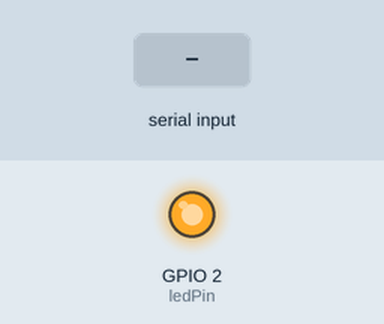
This sketch was run on a simulated ESP32. Parts: output pins drawn as LEDs (lit = HIGH). The inputs (shaded band) are chosen by the test bench. EEPROM starts erased; nothing arrives over Bluetooth unless stated; what the sketch prints to the serial monitor is not drawn.

Above: at 1.2 s.
1.3 s: "led_off\n" received over the second serial link
At 2.5 s:
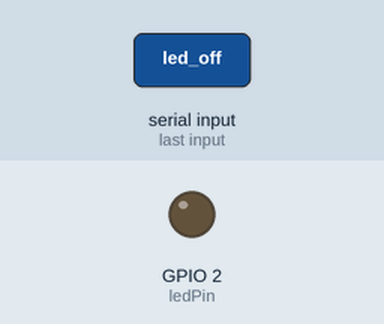
2.8 s: "led_on\n" received over the second serial link
At 3.7 s:
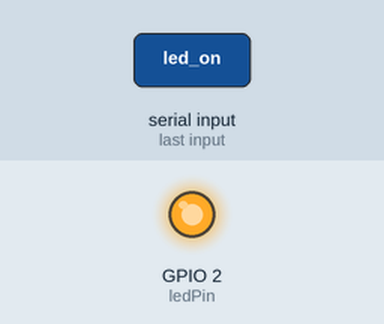
Timing chart, 0 to 5.8 s (numbered marks = the images above; inputs shaded):
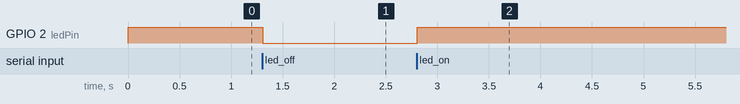

Measured:
- after the input at 1.3 s, GPIO 2 (ledPin): HIGH → LOW at once
- after the input at 2.8 s, GPIO 2 (ledPin): LOW → HIGH at once

The sketch:

Bluetooth_EEPROM_Basic.ino
```cpp
#include "BluetoothSerial.h"
#include <EEPROM.h>

// Check if Bluetooth configs are enabled
#if !defined(CONFIG_BT_ENABLED) || !defined(CONFIG_BLUEDROID_ENABLED)
#error Bluetooth is not enabled! Please run `make menuconfig` to enable it
#endif

// Bluetooth Serial object
BluetoothSerial SerialBT;

// GPIO where LED is connected to
const int ledPin =  2;

// Handle received messages
int ledState = HIGH;         // the current state of the output pin
String message = "";

void setup() {
  pinMode(ledPin, OUTPUT);
  Serial.begin(115200);
  // Bluetooth device name
  SerialBT.begin("ESP32");
  Serial.println("The device started, now you can pair it with bluetooth!");

  // initialize EEPROM with predefined size
  EEPROM.begin(1);
  // read the last LED state from flash memory
  ledState = EEPROM.read(0);
  // set the LED to the last stored state
  digitalWrite(ledPin, ledState);

}

void loop() {
  // Read received messages (LED control command)
  if (SerialBT.available()) {
    char incomingChar = SerialBT.read();
    if (incomingChar != '\n') {
      message += String(incomingChar);
    } else {
      message.trim(); // Remove any leading/trailing spaces
      Serial.write(incomingChar);

      if (message == "led_on") {
        digitalWrite(ledPin, HIGH);
        SerialBT.println("LED is ON");
      } else if (message == "led_off") {
        digitalWrite(ledPin, LOW);
        SerialBT.println("LED is OFF");
      } else {
        SerialBT.println("Unknown command: " + message);
      }

      message = ""; // Clear the message variable
    }
  }
}
```
